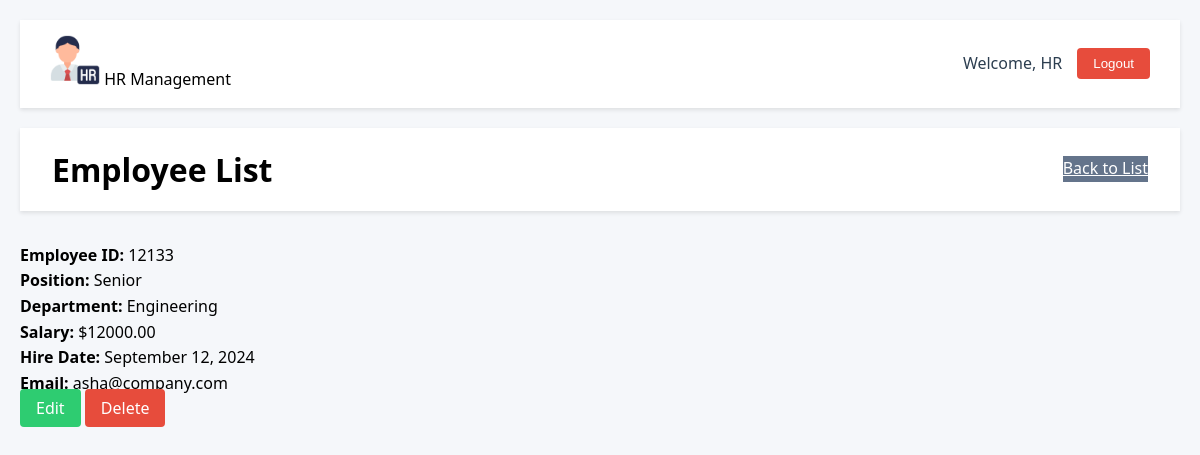
/1/ (signed in), run on the app's committed database.
### employees/models.py (models this page shows, shortened)
class UserProfile(models.Model):
    user = models.OneToOneField(User, on_delete=models.CASCADE)
    name = models.CharField(max_length=100)
    emp_id = models.CharField(max_length=20, unique=True)
    created_at = models.DateTimeField(auto_now_add=True)
    updated_at = models.DateTimeField(auto_now=True)
    class Meta:
        db_table = 'user_profile'

class Employee(models.Model):
    employee_id = models.CharField(max_length=20, unique=True)
    name = models.CharField(max_length=100)
    department = models.CharField(max_length=100)
    position = models.CharField(max_length=100)
    salary = models.DecimalField(max_digits=10, decimal_places=2)
    email = models.EmailField()
    hire_date = models.DateField()
    created_at = models.DateTimeField(auto_now_add=True)
    updated_at = models.DateTimeField(auto_now=True)
    created_by = models.ForeignKey(User, on_delete=models.SET_NULL, null=True, related_name='created_employees')
    updated_by = models.ForeignKey(User, on_delete=models.SET_NULL, null=True, related_name='updated_employees')
    class Meta:
        ordering = ['-created_at']

### employees/views.py (the view)
# urls.py: path('<int:pk>/', views.employee_detail, name='employee_detail'),
@login_required
def employee_detail(request, pk):
    try:
        employee = get_object_or_404(Employee, pk=pk)
        user_profile = get_object_or_404(UserProfile, user=request.user)
        return render(request, 'employees/employee_detail.html', {
            'employee': employee,
            'user_profile': user_profile
        })
    except Exception as e:
        logger.error(f"Error displaying employee details: {str(e)}")
        messages.error(request, 'Error displaying employee details.')
        return redirect('employees:employee_list')

### employees/templates/employees/employee_detail.html (shortened to what this page needs)
{% extends "employees/base.html" %}
{% load static %}
{% block content %}
<div class="header">
    <div class="header-left">
        <h1>Employee List</h1>
    </div>
    <div class="header-right">
        <a href="{% url 'employees:employee_list' %}" class="btn-secondary">Back to List</a>
    </div>
</div>
<div class="detail-card">
    <div class="employee-details">
        <p><strong>Employee ID:</strong> {{ employee.employee_id }}</p>
        <p><strong>Position:</strong> {{ employee.position }}</p>
        <p><strong>Department:</strong> {{ employee.department }}</p>
        <p><strong>Salary:</strong> ${{ employee.salary|floatformat:2 }}</p>
        <p><strong>Hire Date:</strong> {{ employee.hire_date|date:"F d, Y" }}</p>
        <p><strong>Email:</strong> {{ employee.email }}</p>
    </div>
    <div class="action-buttons">
        <a href="{% url 'employees:employee_update_form' employee.pk %}" class="btn btn-edit">Edit</a>
        <a href="{% url 'employees:employee_delete_confirm' employee.pk %}" class="btn btn-danger">Delete</a>
    </div>
</div>
{% endblock %}

### employees/templates/employees/base.html (shortened to what this page needs)
<!DOCTYPE html>
<html lang="en">
<head>
    {% load static %}
    <link rel="stylesheet" href="{% static 'hr_app/css/styles.css' %}">
</head>
<body>
    {% if user.is_authenticated %}
    <nav class="navbar">
        <div class="nav-brand">
            <img src="{% static 'hr_app/images/HR.png' %}" alt="HR Icon" class="hr-icon">
            <span>HR Management</span>
        </div>
        <div class="user-info">
            <span class="welcome-text">Welcome, {{ user_profile.name|default:user.username }}</span>
            <form method="post" action="{% url 'employees:logout' %}" class="logout-form">
                <button type="submit" class="btn-logout">Logout</button>
            </form>
        </div>
    </nav>
    {% endif %}
    <main>
        {% block content %}
        {% endblock %}
    </main>
</body>
</html>

### employees/static/hr_app/css/styles.css (style rules this page uses)
* { margin: 0; padding: 0; box-sizing: border-box; }
body { font-family: 'Segoe UI', system-ui, -apple-system, sans-serif; background: #f5f7fa; line-height: 1.6; padding: 20px; }
.header { background: white; padding: 1rem 2rem; box-shadow: 0 2px 4px rgba(0,0,0,0.1); display: flex; justify-content: space-between; align-items: center; margin-bottom: 2rem; }
.header-left { display: flex; align-items: center; gap: 1rem; }
.header-right { display: flex; align-items: center; gap: 1rem; }
.hr-icon { width: 50px; height: 50px; object-fit: contain; }
.welcome-text { color: #2c3e50; font-weight: 500; }
.btn-logout { background: #e74c3c; color: white; padding: 0.5rem 1rem; border-radius: 4px; border: none; cursor: pointer; font-weight: 500; transition: all 0.3s; }
.logout-form { display: inline; }
.navbar { background: white; padding: 15px 30px; box-shadow: 0 2px 4px rgba(0,0,0,0.1); margin-bottom: 20px; display: flex; justify-content: space-between; align-items: center; }
.user-info { display: flex; justify-content: flex-end; align-items: center; gap: 15px; }
.btn { padding: 8px 16px; border-radius: 4px; text-decoration: none; font-weight: 500; transition: all 0.2s; }
.btn-edit { background: #2ecc71; color: white; }
.btn-danger { background: #e74c3c; color: white; }
.btn-secondary { background: #64748b; color: white; }

### data on the page
UserProfile: name "HR"
Employee: employee_id "12133", position "Senior", department "Engineering", salary "12000.00", hire_date "September 12, 2024", email "asha@company.com"
